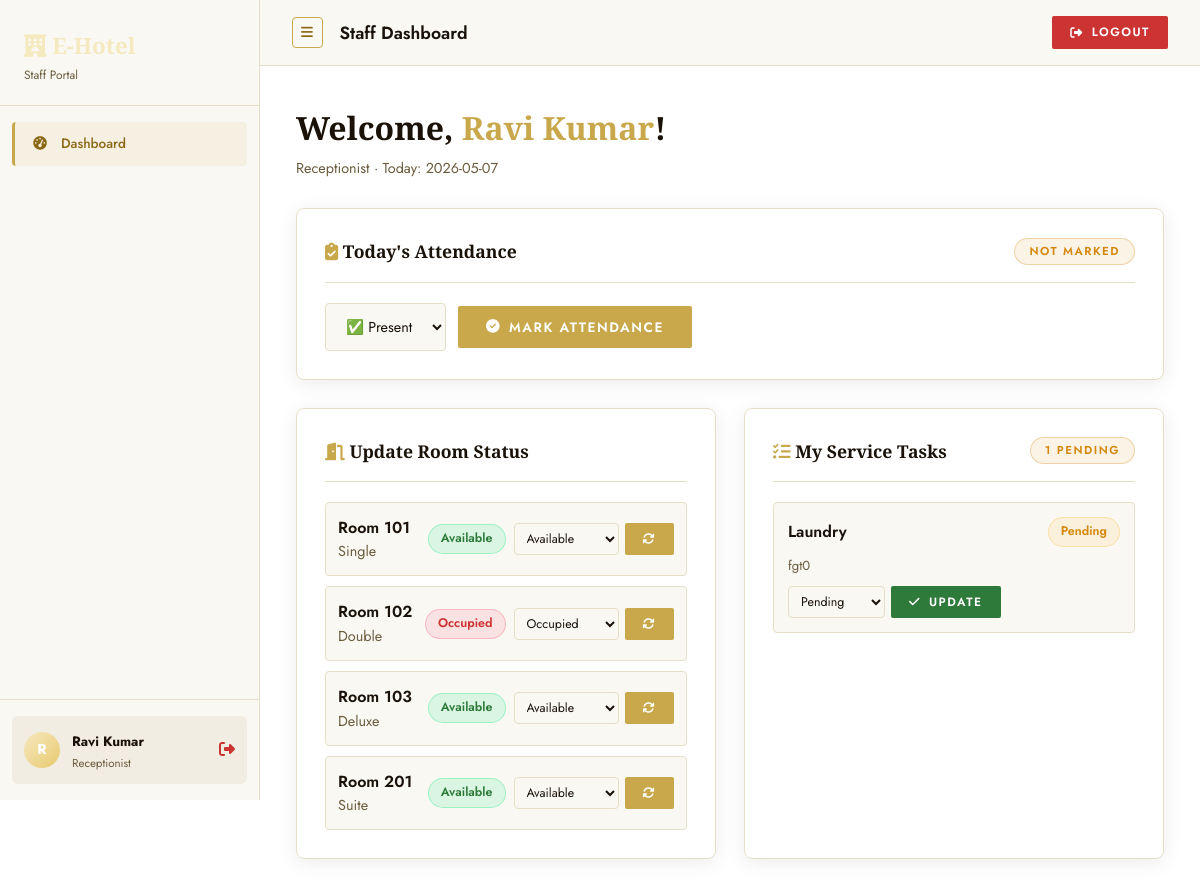
Before: /staff/dashboard (signed in) with the older database file.
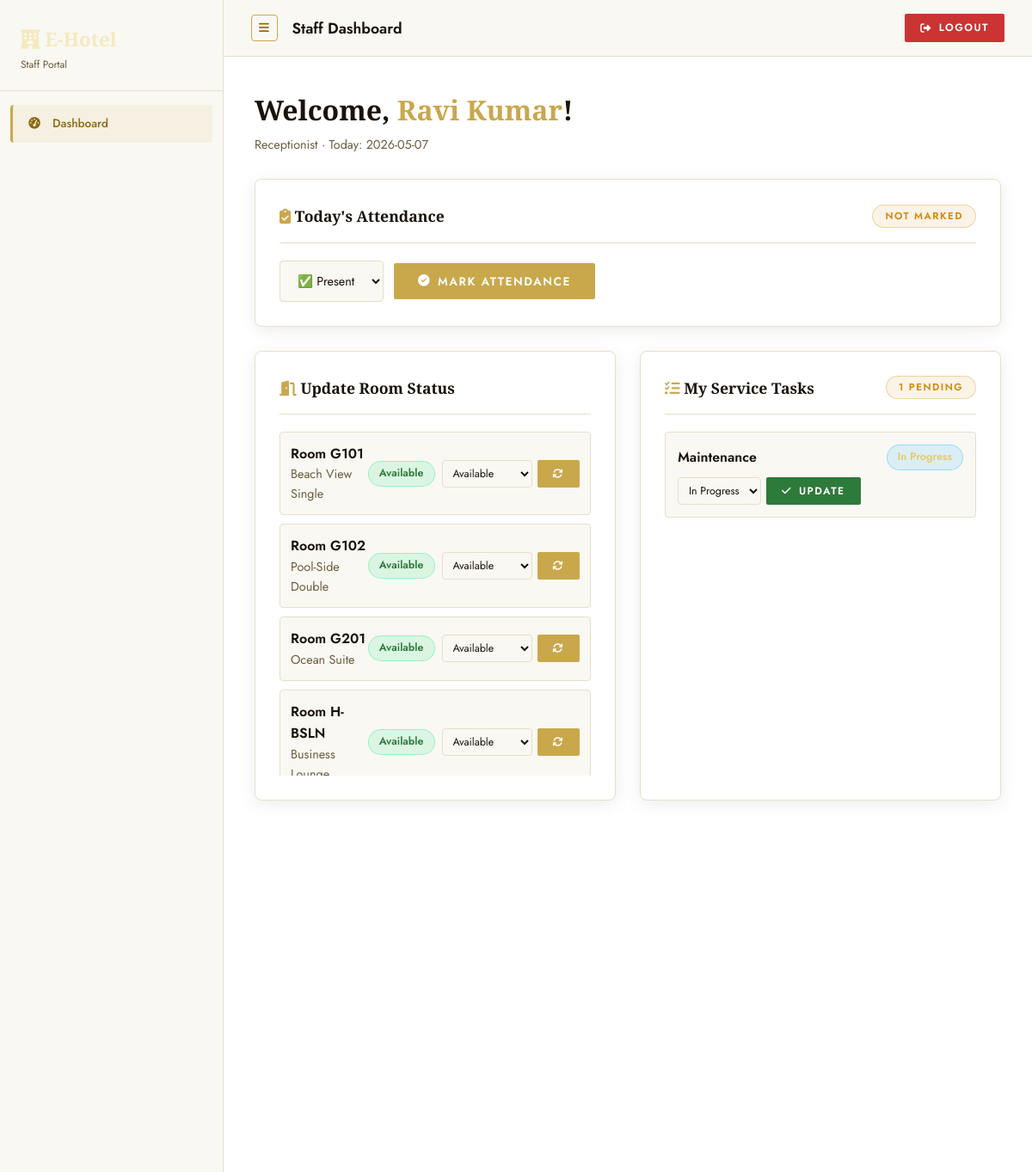
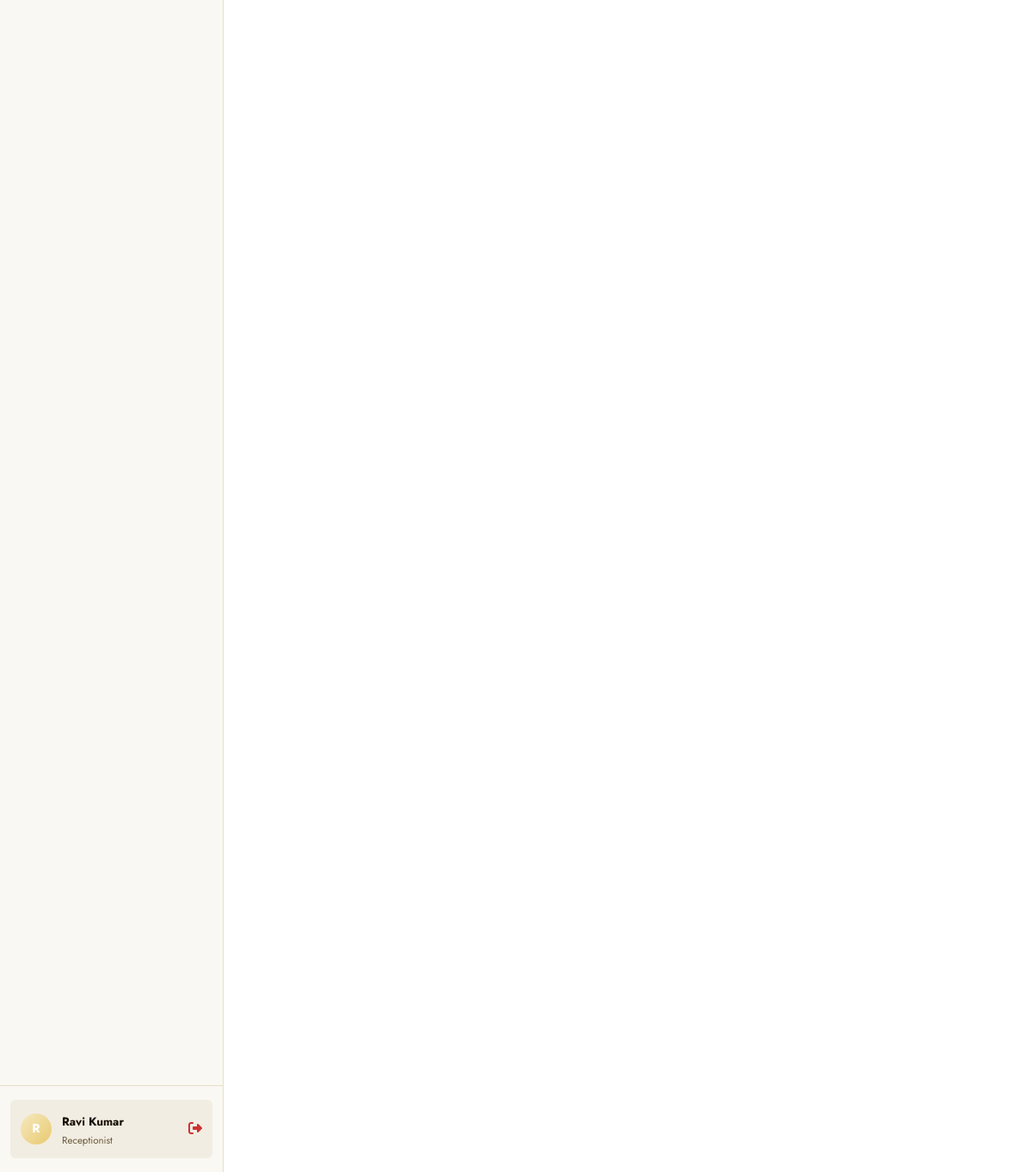
After: the same page with the newer database file (2 pictures, top to bottom).
### tables this page shows
CREATE TABLE rooms (
                id          INTEGER PRIMARY KEY AUTOINCREMENT,
                room_number TEXT UNIQUE NOT NULL,
                room_type   TEXT NOT NULL,
                price       REAL NOT NULL,
                status      TEXT DEFAULT 'Available',
                description TEXT,
                image_url   TEXT,
                destination TEXT DEFAULT 'Main',
                branch      TEXT DEFAULT 'Main Branch',
                capacity    INTEGER DEFAULT 2,
                category    TEXT DEFAULT 'Room'
            );

CREATE TABLE services (
                id           INTEGER PRIMARY KEY AUTOINCREMENT,
                booking_id   INTEGER REFERENCES bookings(id),
                user_id      INTEGER REFERENCES users(id),
                service_type TEXT NOT NULL,
                description  TEXT,
                charge       REAL DEFAULT 0,
                status       TEXT DEFAULT 'Pending',
                assigned_staff_id INTEGER REFERENCES staff(id),
                created_at   DATETIME DEFAULT CURRENT_TIMESTAMP
            );

### routes/staff_routes.py (the view)
    @app.route('/staff/dashboard')
    @staff_required  # Must be logged in as staff to see this page
    def staff_dashboard():
        tasks = query_db(
            "SELECT * FROM services WHERE status != 'Completed' ORDER BY created_at DESC LIMIT 10"
        )
        rooms = query_db("SELECT * FROM rooms ORDER BY room_number")
        today           = datetime.date.today().isoformat()  # e.g. '2024-03-19'
        attendance_today = query_db(
            "SELECT * FROM attendance WHERE staff_id=? AND date=?",
            [session['staff_id'], today],
            one=True  # Returns one record or None
        )
        return render_template(
            'staff/dashboard.html',
            tasks=tasks,
            rooms=rooms,
            attendance=attendance_today,
            today=today
        )

### utils/auth.py (called while the page is built)
def staff_required(f):
    @wraps(f)
    def decorated_function(*args, **kwargs):
        if 'staff_id' not in session:
            flash('Staff login required.', 'warning')
            return redirect(url_for('staff_login'))
        return f(*args, **kwargs)
    return decorated_function

### utils/db.py (called while the page is built)
def get_db():
    db = getattr(g, '_database', None)
    if db is None:
        db = g._database = sqlite3.connect(DATABASE)
        db.row_factory = sqlite3.Row
    return db

def query_db(query, args=(), one=False, commit=False):
    db  = get_db()
    cur = db.execute(query, args)
    if commit:
        db.commit()
        return cur.lastrowid
    rows = cur.fetchall()
    return rows[0] if (one and rows) else (None if one else rows)

### templates/staff/dashboard.html (shortened to what the changed rows need)
<!DOCTYPE html>
<html lang="en">
<head>
  <link rel="stylesheet" href="{{ url_for('static', filename='css/style.css') }}">
  <link rel="stylesheet" href="{{ url_for('static', filename='css/panel.css') }}">
  <link rel="stylesheet" href="https://cdnjs.cloudflare.com/ajax/libs/font-awesome/6.5.0/css/all.min.css">
</head>
<body>
<div class="panel-layout">
  <aside class="sidebar" id="staffSidebar">
    <div class="sidebar-brand">
      <h1 style="color:var(--accent3)"><i class="fas fa-hotel"></i> E-Hotel</h1>
    </div>
  </aside>
  <div style="flex:1;display:flex;flex-direction:column">
    <main class="panel-content">
      <div class="panel-header anim-fade-up">
        <h1>Welcome, <span class="text-accent">{{ session.staff_name }}</span>!</h1>
      </div>
      <div class="card anim-fade-up-delay-1 mb-3">
        <div class="card-header">
          <h2 class="card-title"><i class="fas fa-clipboard-check text-accent"></i> Today's Attendance</h2>
        </div>
      </div>
      <div class="grid-2">
        <div class="card anim-fade-up-delay-2">
          <div class="card-header">
            <h2 class="card-title"><i class="fas fa-door-open text-accent"></i> Update Room Status</h2>
          </div>
          <div style="display:flex;flex-direction:column;gap:10px;max-height:400px;overflow-y:auto">
            {% for room in rooms %}
            <div style="display:flex;align-items:center;justify-content:space-between;padding:12px;background:var(--bg2);border-radius:var(--radius);border:1px solid var(--border)">
              <div>
                <div style="font-weight:600">Room {{ room['room_number'] }}</div>
                <div class="text-muted">{{ room['room_type'] }}</div>
              </div>
              <div style="display:flex;align-items:center;gap:8px">
                <span class="status-pill {{ 'pill-available' if room['status']=='Available' else 'pill-occupied' if room['status']=='Occupied' else 'pill-maintenance' }}">
                  {{ room['status'] }}
                </span>
                <form method="post" action="{{ url_for('staff_update_room', room_id=room['id']) }}" style="display:flex;gap:6px">
                  <select name="status" class="form-control" style="width:auto;padding:5px 8px;font-size:.78rem">
                    {% for s in ['Available','Occupied','Maintenance'] %}
                    <option value="{{ s }}" {{ 'selected' if room['status']==s else '' }}>{{ s }}</option>
                    {% endfor %}
                  </select>
                  <button type="submit" class="btn btn-primary btn-sm"><i class="fas fa-sync"></i></button>
                </form>
              </div>
            </div>
            {% endfor %}
          </div>
        </div>
        <div class="card anim-fade-up-delay-3">
          <div class="card-header">
            <h2 class="card-title"><i class="fas fa-tasks text-accent"></i> My Service Tasks</h2>
          </div>
          {% if tasks %}
          <div style="display:flex;flex-direction:column;gap:10px;max-height:400px;overflow-y:auto">
            {% for task in tasks %}
            <div style="padding:14px;background:var(--bg2);border-radius:var(--radius);border:1px solid var(--border)">
              <div style="display:flex;align-items:center;justify-content:space-between;margin-bottom:8px">
                <div style="font-weight:600">{{ task['service_type'] }}</div>
                <span class="status-pill {{ 'pill-pending' if task['status']=='Pending' else 'pill-inprogress' }}">
                  {{ task['status'] }}
                </span>
              </div>
              {% if task['description'] %}
              <div class="text-muted" style="font-size:.82rem;margin-bottom:10px">{{ task['description'] }}</div>
              {% endif %}
              <form method="post" action="{{ url_for('staff_update_service', service_id=task['id']) }}" style="display:flex;gap:6px">
                <select name="status" class="form-control" style="width:auto;padding:5px 8px;font-size:.78rem">
                  <option value="Pending" {{ 'selected' if task['status']=='Pending' else '' }}>Pending</option>
                  <option value="In Progress" {{ 'selected' if task['status']=='In Progress' else '' }}>In Progress</option>
                </select>
                <button type="submit" class="btn btn-success btn-sm"><i class="fas fa-check"></i> Update</button>
              </form>
            </div>
            {% endfor %}
          </div>
          {% else %}
          <div class="empty-state" style="padding:30px">
            <i class="fas fa-check-double"></i>
            <p>All tasks completed!</p>
          </div>
          {% endif %}
        </div>
      </div>
    </main>
  </div>
</div>
</body>
</html>

Changed rows visible on the page:
no longer on this page (row edited): rooms: room_number "101", room_type "Single", status "Available"
no longer on this page (row edited): rooms: room_number "102", room_type "Double", status "Occupied"
no longer on this page (row edited): rooms: room_number "103", room_type "Deluxe", status "Available"
no longer on this page (row edited): services: service_type "Laundry", status "Pending", description "fgt0"
changed rooms: room_number "201" → "G101"; room_type "Suite" → "Beach View Single"
added rooms: room_number "G102", room_type "Pool-Side Double", status "Available"
added rooms: room_number "G201", room_type "Ocean Suite", status "Available"
added rooms: room_number "H-BSLN", room_type "Business…", status "Available"
added services: service_type "Maintenance", status "In Progress"
